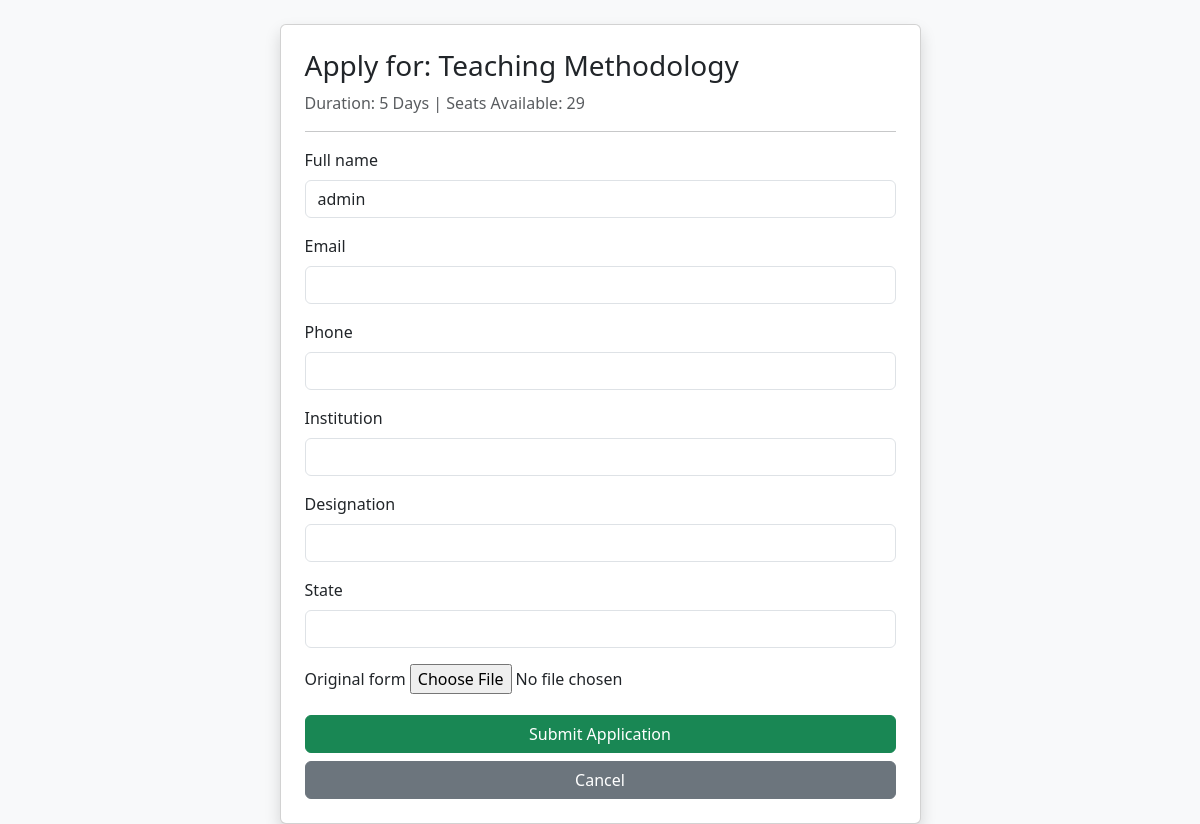
Page /applications/apply/1/ (signed in) on the committed database.
### courses/models.py (models this page shows, shortened)
class Course(models.Model):
    title = models.CharField(max_length=255)
    description = models.TextField()
    eligibility = models.TextField()
    duration = models.CharField(max_length=100)
    start_date = models.DateField()
    end_date = models.DateField()
    total_seats = models.IntegerField()
    seats_filled = models.IntegerField(default=0)
    is_visible = models.BooleanField(default=True)
    is_closed = models.BooleanField(default=False)
    created_by = models.ForeignKey(CustomUser, on_delete=models.SET_NULL, null=True)
    created_at = models.DateTimeField(auto_now_add=True)
    def seats_available(self):
        return self.total_seats - self.seats_filled

### applications/views.py (the view)
# urls.py: path('apply/<int:course_pk>/', views.apply_course, name='apply_course'),
def apply_course(request, course_pk):
    if not request.user.is_authenticated:
        return redirect('login')
    course = get_object_or_404(Course, pk=course_pk)
    if Application.objects.filter(applicant=request.user, course=course).exists():
        messages.warning(request, 'You have already applied for this course!')
        return redirect('applicant_course_list')
    if course.is_closed:
        messages.error(request, 'This course is no longer accepting applications!')
        return redirect('applicant_course_list')
    if request.method == 'POST':
        form = ApplicationForm(request.POST, request.FILES)
        if form.is_valid():
            application = form.save(commit=False)
            application.applicant = request.user
            application.course = course
            application.status = 'pending'
            application.save()
            messages.success(request, 'Application submitted successfully!')
            return redirect('my_applications')
    else:
        initial = {
            'full_name': request.user.get_full_name() or request.user.username,
            'email': request.user.email,
            'phone': request.user.phone,
            'institution': request.user.institution,
            'designation': request.user.designation,
            'state': request.user.state,
        }
        form = ApplicationForm(initial=initial)
    return render(request, 'applications/apply.html', {'form': form, 'course': course})

### applications/forms.py
class ApplicationForm(forms.ModelForm):
    class Meta:
        model = Application
        fields = [
            'full_name', 'email', 'phone',
            'institution', 'designation', 'state',
            'original_form'
        ]
        widgets = {
            'full_name': forms.TextInput(attrs={'class': 'form-control'}),
            'email': forms.EmailInput(attrs={'class': 'form-control'}),
            'phone': forms.TextInput(attrs={'class': 'form-control'}),
            'institution': forms.TextInput(attrs={'class': 'form-control'}),
            'designation': forms.TextInput(attrs={'class': 'form-control'}),
            'state': forms.TextInput(attrs={'class': 'form-control'}),
        }

### templates/applications/apply.html (shortened to what this page needs)
{% extends 'base.html' %}
{% block content %}
<div class="container mt-4">
    <div class="row justify-content-center">
        <div class="col-md-7">
            <div class="card shadow">
                <div class="card-body p-4">
                    <h3>Apply for: {{ course.title }}</h3>
                    <p class="text-muted">Duration: {{ course.duration }} | Seats Available: {{ course.seats_available }}</p>
                    <hr>
                    <form method="POST" enctype="multipart/form-data">
                        {% for field in form %}
                            <div class="mb-3">
                                <label class="form-label">{{ field.label }}</label>
                                {{ field }}
                            </div>
                        {% endfor %}
                        <button type="submit" class="btn btn-success w-100">Submit Application</button>
                        <a href="{% url 'course_detail' course.pk %}" class="btn btn-secondary w-100 mt-2">Cancel</a>
                    </form>
                </div>
            </div>
        </div>
    </div>
</div>
{% endblock %}

### rows in the picture
Course: title "Teaching Methodology", duration "5 Days", seats_available "29"

### other values in the picture
{{ field.label }} "Full name" "Email" "Phone" "Institution" "Designation" "State" "Original form"
